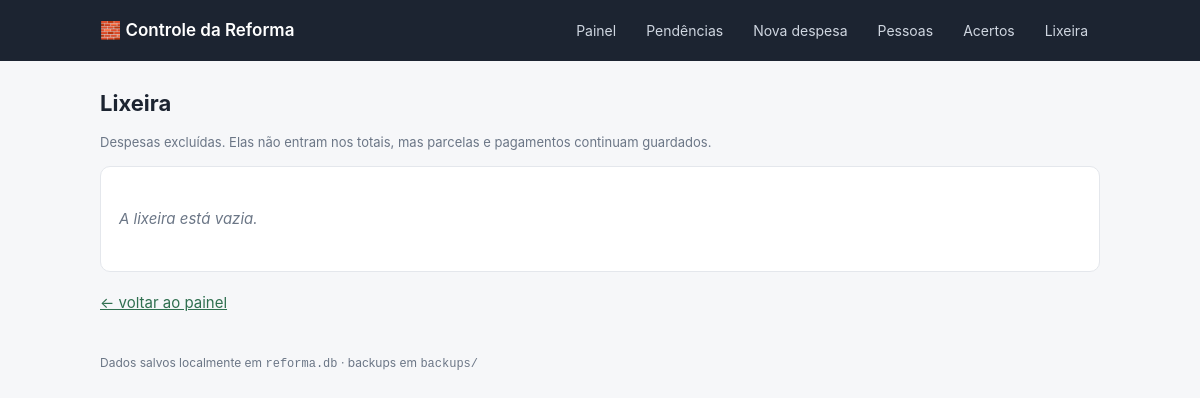
The page /lixeira on the database as committed earlier.
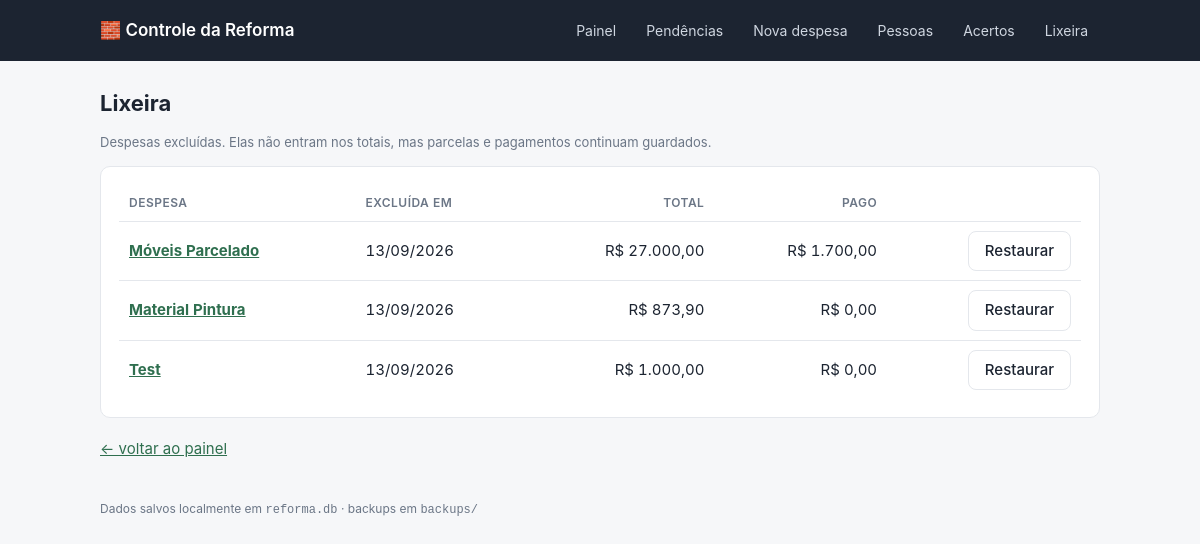
The same page on the database as committed later.
### tables this page shows
CREATE TABLE despesa (
    id            INTEGER PRIMARY KEY AUTOINCREMENT,
    nome          TEXT NOT NULL,
    categoria     TEXT,
    observacao    TEXT,
    valor_total   INTEGER NOT NULL,          -- centavos
    qtd_parcelas  INTEGER NOT NULL,
    criado_em     TEXT NOT NULL DEFAULT (datetime('now','localtime'))
, excluido_em TEXT, pagador_id INTEGER REFERENCES pessoa(id));

### app.py (the view)
@app.route("/lixeira")
def lixeira():
    return render_template("lixeira.html", despesas=db.listar_despesas(na_lixeira=True))

### app.py (called while the page is built, shortened)
def brl(centavos):
    if centavos is None:
        centavos = 0
    sinal = "-" if centavos < 0 else ""
    centavos = abs(int(centavos))
    inteiro, cents = divmod(centavos, 100)
    return f"{sinal}R$ {inteiro:,.0f}".replace(",", ".") + f",{cents:02d}"

def data_br(iso):
    if not iso:
        return "—"
    partes = str(iso)[:10].split("-")
    return "/".join(reversed(partes)) if len(partes) == 3 else iso

@app.after_request
def backup_apos_alteracao(response):
    if request.method == "POST":
        try:
            backup.fazer_backup()
        except Exception as e:  # backup nunca pode derrubar o app
            print(f"[backup] falhou: {e}")
    return response

def calcular_pendencias():
    hoje = date.today()
    grupos = {"vencidas": [], "proximas": [], "futuras": []}
    return grupos

### db.py (called while the page is built)
def connect():
    conn = sqlite3.connect(DB_PATH)
    conn.row_factory = sqlite3.Row
    conn.execute("PRAGMA foreign_keys = ON")
    return conn

@contextmanager
def get_db():
    conn = connect()
    try:
        yield conn
        conn.commit()
    except Exception:
        conn.rollback()
        raise
    finally:
        conn.close()

### templates/lixeira.html (shortened to what this page needs)
{% extends "base.html" %}
{% block conteudo %}
<h1>Lixeira</h1>
<p class="suave pequeno">Despesas excluídas. Elas não entram nos totais, mas parcelas e pagamentos continuam guardados.</p>
<div class="card">
  {% if despesas %}
  <div class="tabela-scroll">
  <table>
    <thead>
      <tr><th>Despesa</th><th>Excluída em</th><th class="num">Total</th><th class="num">Pago</th><th class="num"></th></tr>
    </thead>
    <tbody>
      {% for d in despesas %}
      <tr>
        <td>
          <a href="{{ url_for('detalhe_despesa', despesa_id=d.id) }}"><strong>{{ d.nome }}</strong></a>
        </td>
        <td>{{ d.excluido_em|data_br }}</td>
        <td class="num">{{ d.valor_total|brl }}</td>
        <td class="num">{{ d.pago|brl }}</td>
        <td class="num">
          <form method="post" action="{{ url_for('restaurar_despesa', despesa_id=d.id) }}">
            <button class="secundario" type="submit">Restaurar</button>
          </form>
        </td>
      </tr>
      {% endfor %}
    </tbody>
  </table>
  </div>
  {% else %}
    <p class="vazio">A lixeira está vazia.</p>
  {% endif %}
</div>
<p><a href="{{ url_for('index') }}">← voltar ao painel</a></p>
{% endblock %}

Rows that differ between the two databases and show on the page:
now on this page (row edited): despesa: nome "Móveis Parcelado", excluido_em|data_br "13/09/2026", valor_total|brl "R$ 27.000,00", pago|brl "R$ 1.700,00"
now on this page (row edited): despesa: nome "Material Pintura", excluido_em|data_br "13/09/2026", valor_total|brl "R$ 873,90", pago|brl "R$ 0,00"
added despesa: nome "Test", excluido_em|data_br "13/09/2026", valor_total|brl "R$ 1.000,00", pago|brl "R$ 0,00"
Other text that changed with them:
text no longer shown: "A lixeira está vazia."
text now shown: "DESPESA EXCLUÍDA EM TOTAL PAGO"
